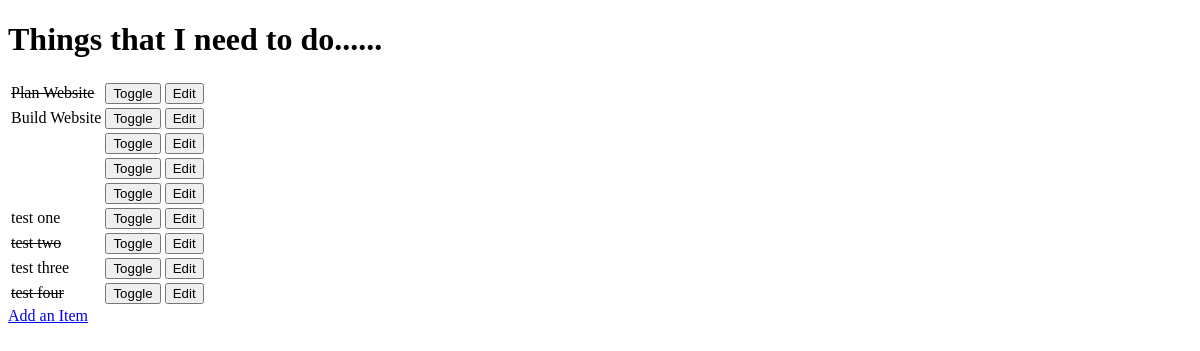
Before: / with the older database file.
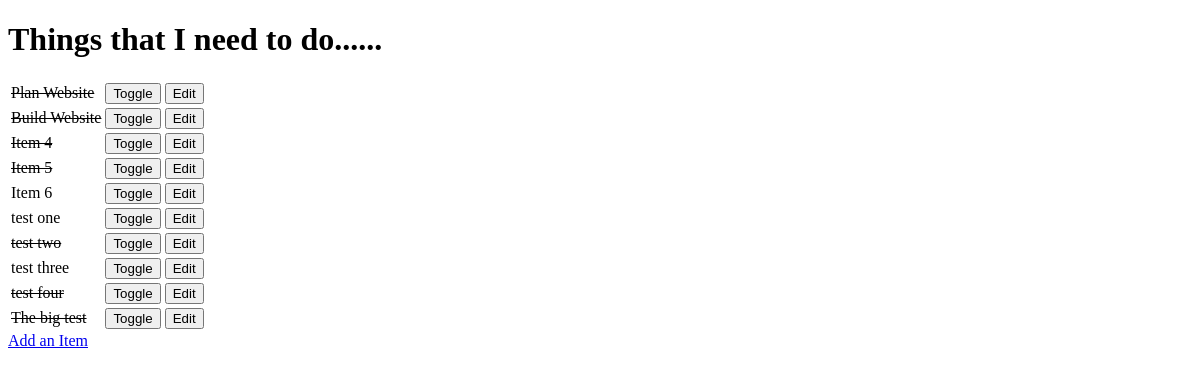
After: the same page with the newer database file.
### todo/models.py (models this page shows, shortened)
class Item(models.Model):
    name = models.CharField(max_length=30, blank=False)
    done = models.BooleanField(blank=False, default=False)

### todo/views.py (the view)
# urls.py: url(r'^$', get_todo_list),
def get_todo_list(request):
    results = Item.objects.all()
    return render(request, "todo_list.html", {'items':results } )

### todo/templates/todo_list.html (shortened to what this page needs)
<!DOCTYPE html>
<html lang="en">
<head>
</head>
<body>
    <h1>Things that I need to do......</h1>
    <table>
        {% for item in items %}
        <tr>
            {% if item.done %}
            <td><strike>{{ item.name }}</strike></td>
            {% else %}
            <td>{{ item.name }}</td>
            {% endif %}
            <td>
                   <form method="POST" action="toggle/{{ item.id }}">{% csrf_token %}<input type="submit" value="Toggle"></form>
            </td>
            <td>
                   <form method="GET" action="edit/{{ item.id }}"><input type="submit" value="Edit"></form>
            </td>
        </tr>
        {% empty %}
        <p>You have nothing to do</p>
        {% endfor %}
    </table>
    <a href="add">Add an Item</a>
</body>
</html>

Changed rows visible on the page:
changed Item "Build Website": done False → True (drawn)
changed Item: done False → True (drawn); name (not shown) → "Item 4"
changed Item: name (not shown) → "Item 5"
changed Item: name (not shown) → "Item 6"
added Item: name "The big test"
